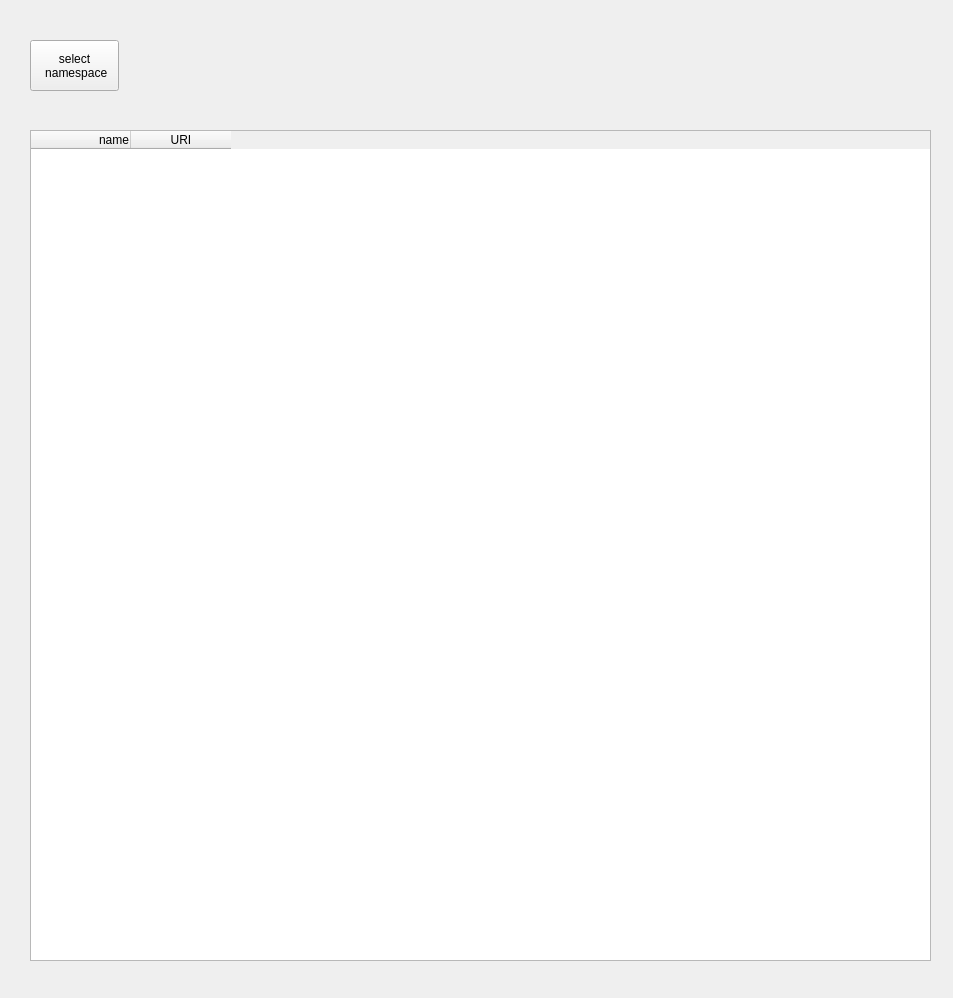
<?xml version="1.0" encoding="UTF-8"?>
<ui version="4.0">
 <class>Form</class>
 <widget class="QWidget" name="Form">
  <property name="geometry">
   <rect>
    <x>0</x>
    <y>0</y>
    <width>953</width>
    <height>998</height>
   </rect>
  </property>
  <property name="windowTitle">
   <string>Form</string>
  </property>
  <widget class="QPushButton" name="bush_LoadNameSpaceTable">
   <property name="geometry">
    <rect>
     <x>30</x>
     <y>40</y>
     <width>89</width>
     <height>51</height>
    </rect>
   </property>
   <property name="text">
    <string>select 
 namespace</string>
   </property>
  </widget>
  <widget class="QTableWidget" name="tableWidgetKnownNamespaces">
   <property name="geometry">
    <rect>
     <x>30</x>
     <y>130</y>
     <width>901</width>
     <height>831</height>
    </rect>
   </property>
   <property name="minimumSize">
    <size>
     <width>481</width>
     <height>0</height>
    </size>
   </property>
   <property name="sizeAdjustPolicy">
    <enum>QAbstractScrollArea::AdjustToContents</enum>
   </property>
   <property name="wordWrap">
    <bool>false</bool>
   </property>
   <column>
    <property name="text">
     <string>name</string>
    </property>
    <property name="textAlignment">
     <set>AlignTrailing|AlignVCenter</set>
    </property>
   </column>
   <column>
    <property name="text">
     <string>URI</string>
    </property>
   </column>
  </widget>
 </widget>
 <resources/>
 <connections/>
</ui>
